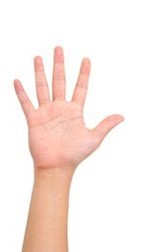
#> input picture Erosion and Dilation/Q-2.jpg, 146 x 252 px, found by its file name
$ jupyter execute Q2.ipynb
#> lines starting #> are read from the running program, lines starting #| are printed output that depends on the picture; after the words box and inside, x2 and y2 are one past the last pixel; in counts of white or black regions, pixels touching at a corner belong together
Importing our required libraries

[cell 1]
import cv2
import numpy as np
import matplotlib.pyplot as plt

Reading our image and converting to grayscale

[cell 2]
path = 'C:\Danyal\Work\FAST\Semester 5\Digital Image Processing\Assignment # 2\Q-2.jpg'
img = cv2.imread(path, cv2.IMREAD_GRAYSCALE)
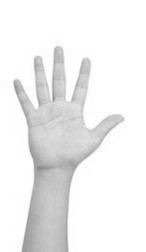
#> img: shape (252, 146); min 136, max 255, mean 238.8
img_colour = cv2.imread(path)
#> img_colour is the input picture: shape (252, 146, 3); mean B, G, R 229.5, 235, 249.5

Applying Canny Edge Detector on the image

[cell 3]
#Applying Gaussian Blur with 3x3 before Applying Canny
blur = cv2.GaussianBlur(img, (3,3), 0)
# Applying Canny with and without Gaussian blur to check effect
edgesCanny = cv2.Canny(img, threshold1=100, threshold2=200)
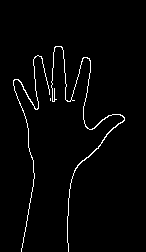
#> edgesCanny: shape (252, 146); 2.3% white in thin lines or dots, all inside (x1, y1, x2, y2) = (13, 46, 125, 252)
edgesCanny1 = cv2.Canny(blur, threshold1=110, threshold2=180)
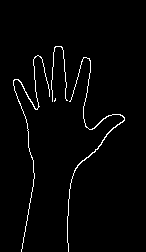
#> edgesCanny1: shape (252, 146); 2.2% white in thin lines or dots, all inside (x1, y1, x2, y2) = (13, 46, 125, 252)

#Thresholding the image to convert into binary
threshold, imga1 = cv2.threshold(edgesCanny1, 80, 255, cv2.THRESH_BINARY)

#Displaying the image
fig, axs = plt.subplots(1,2,figsize=(16,8))

axs[0].imshow(edgesCanny,cmap='gray')
axs[0].axis('off')
axs[0].set_title('Without Gaussian',fontsize='medium')

axs[1].imshow(imga1,cmap='gray')
axs[1].axis('off')
axs[1].set_title('With Gaussian',fontsize='medium')
plt.show()
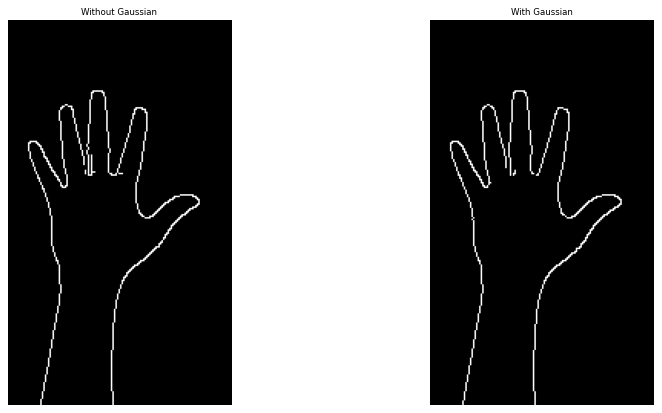
#> figure drawn by matplotlib, 2 panels

Now superimposing the edges onto the original colour image

[cell 4]
#Function to make pixel green on edges
def draw():
    counter = 0
    for x in imga1:
        count = 0
        for y in x:
            if y > 200:
                #If pixel is white in canny edges, change colour to green to signify edge
                img_colour[counter][count] = (0,255,0)
            count += 1
        counter += 1
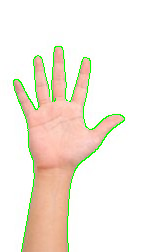
#> img_colour: shape (252, 146, 3); 2.22% of pixels changed, all inside (x1, y1, x2, y2) = (13, 46, 125, 252)
#> after the loop, counter = 252
draw()

#Writing the count of edge pixels as they are perimeter onto image
cv2.putText(img_colour,str(cv2.countNonZero(imga1)), (30,140), 1, 2, 255)
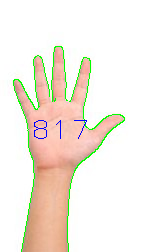
#> img_colour: shape (252, 146, 3); 0.32% of pixels changed, all inside (x1, y1, x2, y2) = (34, 120, 87, 139)

#Displaying image
plt.figure(figsize=(16, 8))
plt.imshow(img_colour)
plt.axis('off')
plt.title('Edges In Green',fontsize='medium')
plt.show()

cv2.imshow('img',img_colour)
cv2.waitKey(0)
cv2.destroyAllWindows()

$ run again, with Erosion and Dilation/Q-3.jpg copied over Erosion and Dilation/Q-2.jpg
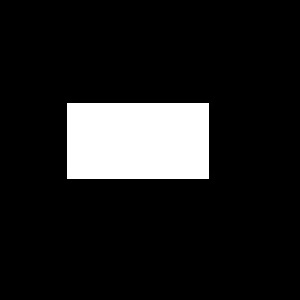
#> input picture Erosion and Dilation/Q-3.jpg, 300 x 300 px, found by its file name
#> img is the input picture: shape (300, 300); min 0, max 255, mean 30.6
#> edgesCanny: shape (300, 300); 0.48% white in thin lines or dots, all inside (x1, y1, x2, y2) = (66, 102, 210, 180)
#> after the loop in draw, `for x in imga1:`:
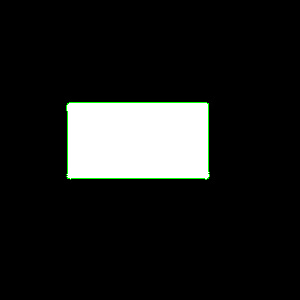
#> img_colour: shape (300, 300, 3); 0.48% of pixels changed, all inside (x1, y1, x2, y2) = (66, 102, 210, 180)
#> after the loop in draw, `for x in imga1:`: counter = 300
#> `cv2.putText(img_colour,str(cv2.countNonZero(imga1)), (30,140), 1, 2, 2..`:
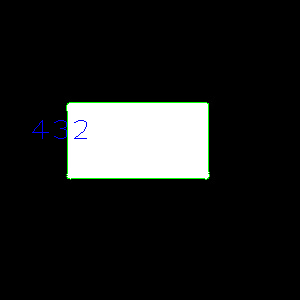
#> img_colour: shape (300, 300, 3); 0.15% of pixels changed, all inside (x1, y1, x2, y2) = (32, 120, 87, 139)

$ run again, with Erosion and Dilation/Q-4.jpg copied over Erosion and Dilation/Q-2.jpg
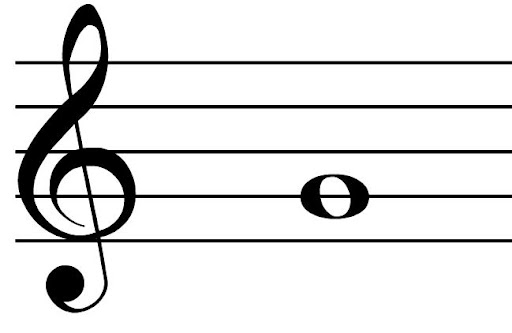
#> input picture Erosion and Dilation/Q-4.jpg, 512 x 333 px, found by its file name
#> img is the input picture: shape (333, 512); min 0, max 255, mean 227.3
#> `edgesCanny = cv2.Canny(img, threshold1=100, threshold2=200)`:
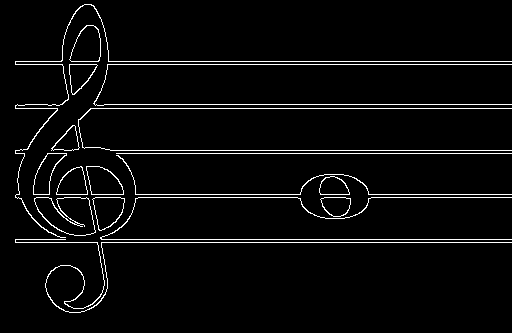
#> edgesCanny: shape (333, 512); 3.9% white in thin lines or dots
#> edgesCanny1: shape (333, 512); 3.9% white in thin lines or dots
#> after the loop in draw, `for x in imga1:`: counter = 333
#> `cv2.putText(img_colour,str(cv2.countNonZero(imga1)), (30,140), 1, 2, 2..`:
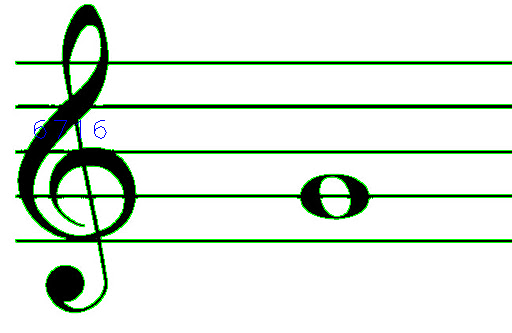
#> img_colour: shape (333, 512, 3); mean B, G, R 222.4, 232.2, 222.2
